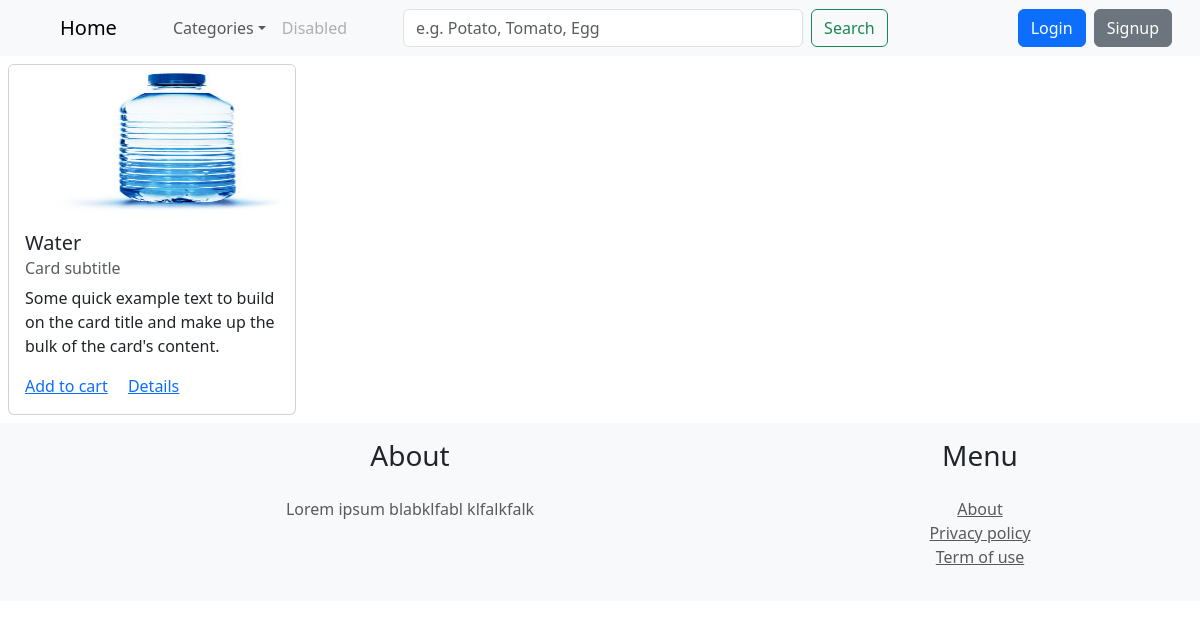
Screenshot of /item/category/beverages/ with the database file from the repository.
### item/models.py (models this page shows, shortened)
class Product(models.Model):
    name = models.CharField(max_length=100)
    image = models.ImageField(upload_to='product_images', blank=True, null=True)
    price = models.IntegerField()
    description = models.TextField()
    category = models.ForeignKey(Category, on_delete=models.CASCADE)
    slug = models.SlugField(max_length=100, unique=True)

### item/views.py (the view)
# urls.py: path("category/<slug:category_slug>/", category, name="category"),
def category(request, category_slug):
    category_object = get_object_or_404(Category, slug=category_slug)
    categories = Category.objects.all()
    products_in_category = Product.objects.filter(category=category_object)
    context = {
        'categories': categories,
        'category': category_object,
        'products': products_in_category,
    }
    return render(request, 'item/category.html', context)

### item/models.py (called while the page is built)
    def __str__(self):
        return self.name

### item/templates/item/category.html (shortened to what this page needs)
{% extends 'core/base.html' %}
{% block content %}
{% if products %}
  {% for product in products %}
    <div class="card m-2" style="width: 18rem;">
      <img class="card-img-top" src="{{ product.image.url }}" alt="{{ product.name }}" width="150" height="150">
      <div class="card-body">
        <h5 class="card-title">{{product.name}}</h5>
        <h6 class="card-subtitle mb-2 text-muted">Card subtitle</h6>
        <p class="card-text">Some quick example text to build on the card title and make up the bulk of the card's content.</p>
        <a href="#" class="card-link">Add to cart</a>
        <a href="{% url 'item:product' product_slug=product.slug %}" class="card-link">Details</a>
      </div>
    </div>
  {% endfor %}
{% else %}
  <p class="card-title m-5">No products available at the moment.</p>
{% endif %}
{% endblock %}

### rows the page displays
Product: image (picture), name "Water"
